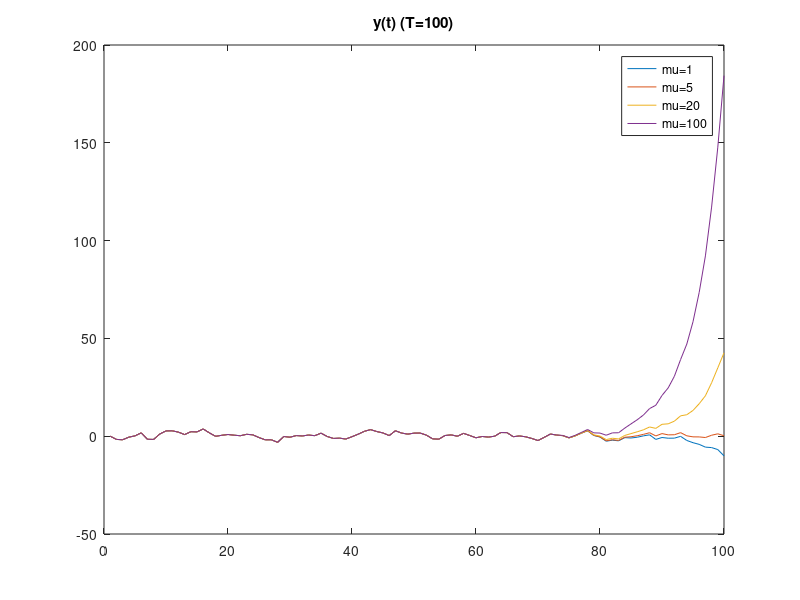

Source code (MATLAB):
%% The inverted pendulum
clear
close all

l = 100;  % length of the pendulum 

g = 9;  % gravity constant

alpha = (2 * g) / l;
beta  = -2 / l;

% define matrix A
t1 = exp( sqrt(alpha));
t2 = exp(-sqrt(alpha));
A = [                    t1/2, (t1-t2)/2  ; 
      (sqrt(alpha)/2)*(t1-t2), (t1+t2)/2 ];

% define B
B = beta*(t1 - t2)*[1/alpha; 1/(2*sqrt(alpha))];

R  = [1 0; 0 0];
mu_vec = [1,5,20,100];  % 1,5,20,100

%% Riccati recursion

T = 100;
noice = normrnd(0,1,[2,T]);

for i = 1:length(mu_vec)
    mu = mu_vec(i);    

    Pi = zeros(2,2,T);
    K  = zeros(2,T-1);

    Pi(:,:,T) = R;

    for t = T-1:-1:1
        pi = Pi(:,:,t+1);
        Pi(:,:,t) = R + A'*pi*A - ((A'*pi*B)/(mu + B'*pi*B))*(B'*pi*A);    

        K(:,t) = (B'*pi*A) / -(mu + B'*pi*B);
    end
    
    % simulation
    X = zeros(2,T);

    for t = 1:T-1
        u_t = K(:,t)' * X(:,t);
        X(:,t+1) = A*X(:,t) + B*u_t + noice(:,t);
    end

    plot(X(1,:))
    hold on
end

title(['y(t) (T=',num2str(T),')'])
legend('mu=1', 'mu=5', 'mu=20', 'mu=100')

